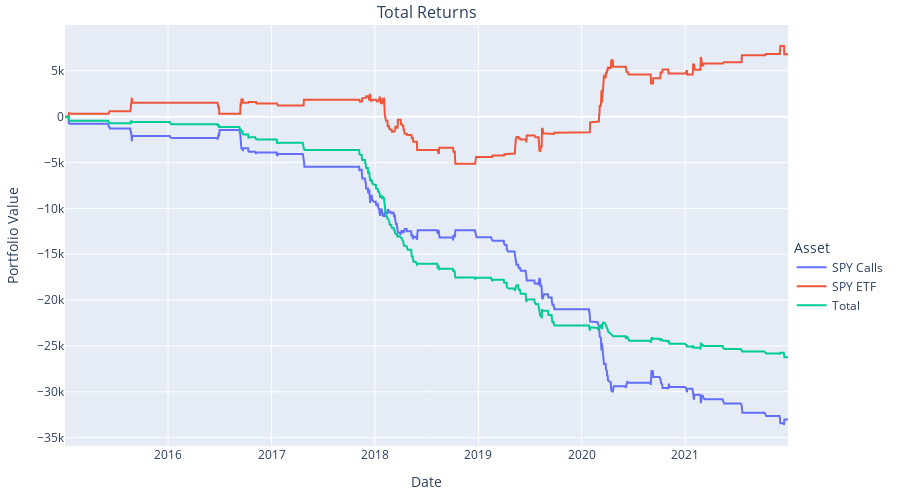

Notebook source saved alongside this figure:
### Code cell
TradingStrategy.plot_pnls(delta_hedge_pnl,0,'2015','2021',adj_h=500,adj_w=900)

### Figure 1 — Plotly figure (JSON) as saved in the notebook; plotly's stock layout.template omitted (floating-point values rounded to 4 significant figures; data arrays with more than 128 entries replaced by an {"elided": "..."} marker saying what was removed)
{"data": [{"name": "SPY Calls", "type": "scatter", "x": {"elided": "1762 str values"}, "xaxis": "x", "y": {"elided": "1762 float values"}, "yaxis": "y"}, {"name": "SPY ETF", "type": "scatter", "x": {"elided": "1762 str values"}, "xaxis": "x", "y": {"elided": "1762 float values"}, "yaxis": "y"}, {"name": "Total", "type": "scatter", "x": {"elided": "1762 str values"}, "xaxis": "x", "y": {"elided": "1762 float values"}, "yaxis": "y"}], "layout": {"annotations": [{"font": {"size": 16}, "showarrow": false, "text": "Total Returns", "x": 0.5, "xanchor": "center", "xref": "paper", "y": 1, "yanchor": "bottom", "yref": "paper"}], "height": 500, "legend": {"title": {"text": "Asset"}, "x": 1.005, "y": 0.4}, "margin": {"b": 25, "l": 25, "t": 25}, "width": 900, "xaxis": {"anchor": "y", "domain": [0, 1], "title": {"text": "Date"}}, "yaxis": {"anchor": "x", "domain": [0, 1], "title": {"text": "Portfolio Value"}}}}
